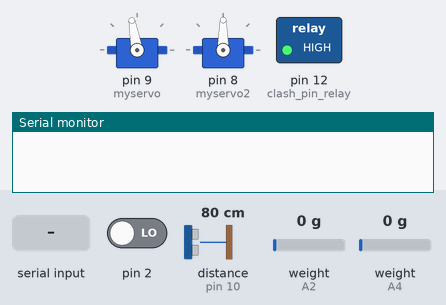
A sketch run on a simulated Arduino Uno, built with avr-gcc and run on an emulated ATmega328P. On the bench: 2 × servo, switched loads named in the sketch (green lamp = pin HIGH), the last lines printed to the serial monitor. The inputs (shaded band) are chosen by the test bench; at power-on: pin 2 LOW, distance to the obstacle (sensor on pin 10) 80 cm, weight on the scale (sensors on A2, A4) 0 g. The echo pulse lasts 58.3 µs per cm; pins used as bus, display or sensor lines are not drawn.

Above: at 1.2 s.
1.3 s: "$" received over Serial
At 3.0 s:
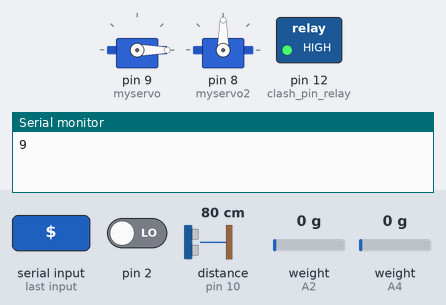
At 3.6 s:
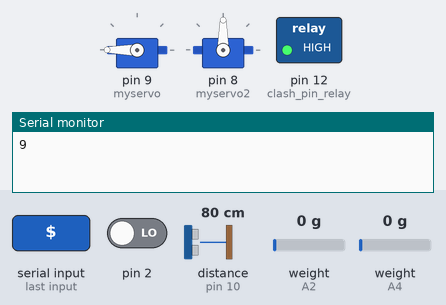
4.3 s: pin 2 driven HIGH
Timing chart, 0 to 7.3 s (numbered marks = the images above; inputs shaded):
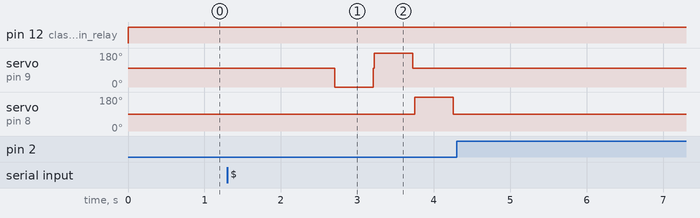

Measured:
- after the input at 1.3 s, servo on pin 9 (myservo): 100° → 0° after 1.4 s, → 180° 0.50 s later, → 100° 0.52 s later; servo on pin 8 (myservo2): 90° → 180° after 2.5 s, → 90° 0.50 s later

The sketch:

main.ino
```cpp
#include "HX711.h"
#include <Servo.h>
//loadcell bottle
const int LOADCELL_DOUT_PIN = A2;
const int LOADCELL_SCK_PIN = A3;

//loadcell cover
const int LOADCELL2_DOUT_PIN = A4;
const int LOADCELL2_SCK_PIN = A5;

const int trigPin = 11;
const int echoPin = 10;

HX711 scale_b(A2, A3);
HX711 scale_c(A4, A5);

float calibration_factor = 2400;
float units;
float ounces;

Servo myservo;
Servo myservo2;

void setup() {
  pinMode(12, OUTPUT);//clash pin relay
  pinMode(trigPin, OUTPUT);
  pinMode(echoPin, INPUT);
  Serial.begin(9600);
 // scale_b.begin(LOADCELL_DOUT_PIN, LOADCELL_SCK_PIN);
 // scale_c.begin(LOADCELL2_DOUT_PIN, LOADCELL2_SCK_PIN);
  myservo.attach(9);
  myservo2.attach(8);

  pinMode(2, INPUT);
  attachInterrupt(digitalPinToInterrupt(2), full, HIGH);

}

void loop() {
  myservo.write(100);
  digitalWrite(12, HIGH);
  if (Serial.available() > 0) {
    int inByte = Serial.read();
    switch (inByte) {
      case '$':

        int bt_status = chk_bottle();
        int cv_status = chk_cover();

        // Serial.print("Bottle status :");
        //Serial.println(bt_status);
        // Serial.print("Cover status :");
        // Serial.println(cv_status);
        //Serial.print("Bottle size :");

         //Serial.println(bt_status);

        if (bt_status>0){
          size_bottle();
        }else {
           Serial.println("9");
        }

        take_bottle(bt_status);
        take_cover(cv_status);

        ///////////////
        break;
      case 'b':
        // take_bottle(1);
        //take_cover(1);
        break;

      default:
        Serial.print("");
    }
  }
}


void full() {
  while(digitalRead(2)){
    Serial.println("full");
    delay(3000);
  }

}


int chk_bottle(){
   delay (100);
   int sent_back;

  scale_b.set_scale(calibration_factor);
 // Serial.print("Reading bottle : ");
  units = scale_b.get_units(), 10;//59
  if (units < 0)
  {
    units = 0.00;
  }
  ounces = units * 0.035274;
  //Serial.println(units);

        if (units<90) {
                //Serial.println("yes");
                sent_back = 1;
         } else {
          sent_back = 0;

         }

  return sent_back;
}

int chk_cover(){
   delay (100);
   int sent_back;


  scale_c.set_scale(calibration_factor);
  //Serial.print("Reading cover: ");
  units = scale_c.get_units(), 10; //71
  if (units < 0)
  {
    units = 0.00;
  }
  ounces = units * 0.035274;
  //Serial.println(units);

     if (units<75) {
                //Serial.println("yes");
                sent_back = 1;
         } else {
          sent_back = 0;
         }

  return sent_back;
}

int size_bottle(){
  long duration;
  int distance, bsize;

   delay (1000);
      digitalWrite(trigPin, LOW);
      delayMicroseconds(2);
      digitalWrite(trigPin, HIGH);
      delayMicroseconds(10);
      digitalWrite(trigPin, LOW);
      duration = pulseIn(echoPin, HIGH);
      distance= duration*0.034/2;

      //Serial.println(distance);

      if (distance<10){
        bsize = 3; //large
        Serial.println("3");
      }else if (distance<20){
        bsize = 2; //middle
        Serial.println("2");
      }else if (distance<25){
        bsize = 1; //small
        Serial.println("1");
      }else {
        Serial.println("9");
        take_bottle(0);///////////blank
      }

  return bsize;

}

void take_bottle(int x){

  if (x<1){
     myservo.write(0);
        delay (500);
  }else if(x>0){
     myservo.write(180);
     delay (500);
     myservo.write(100);
     delay (15);

  }
   myservo.write(100);
     delay (15);

}

void take_cover(int x){

  if (x<1){
     myservo2.write(0);
        delay (500);
  }else if(x>0){
     myservo2.write(180);
     delay (500);
     myservo2.write(90);
     delay (15);

  }
   myservo2.write(90);
     delay (15);

     //clash();

}

void clash(){
  digitalWrite(12, LOW);
  delay(5000);
  digitalWrite(12, HIGH);
}
```
